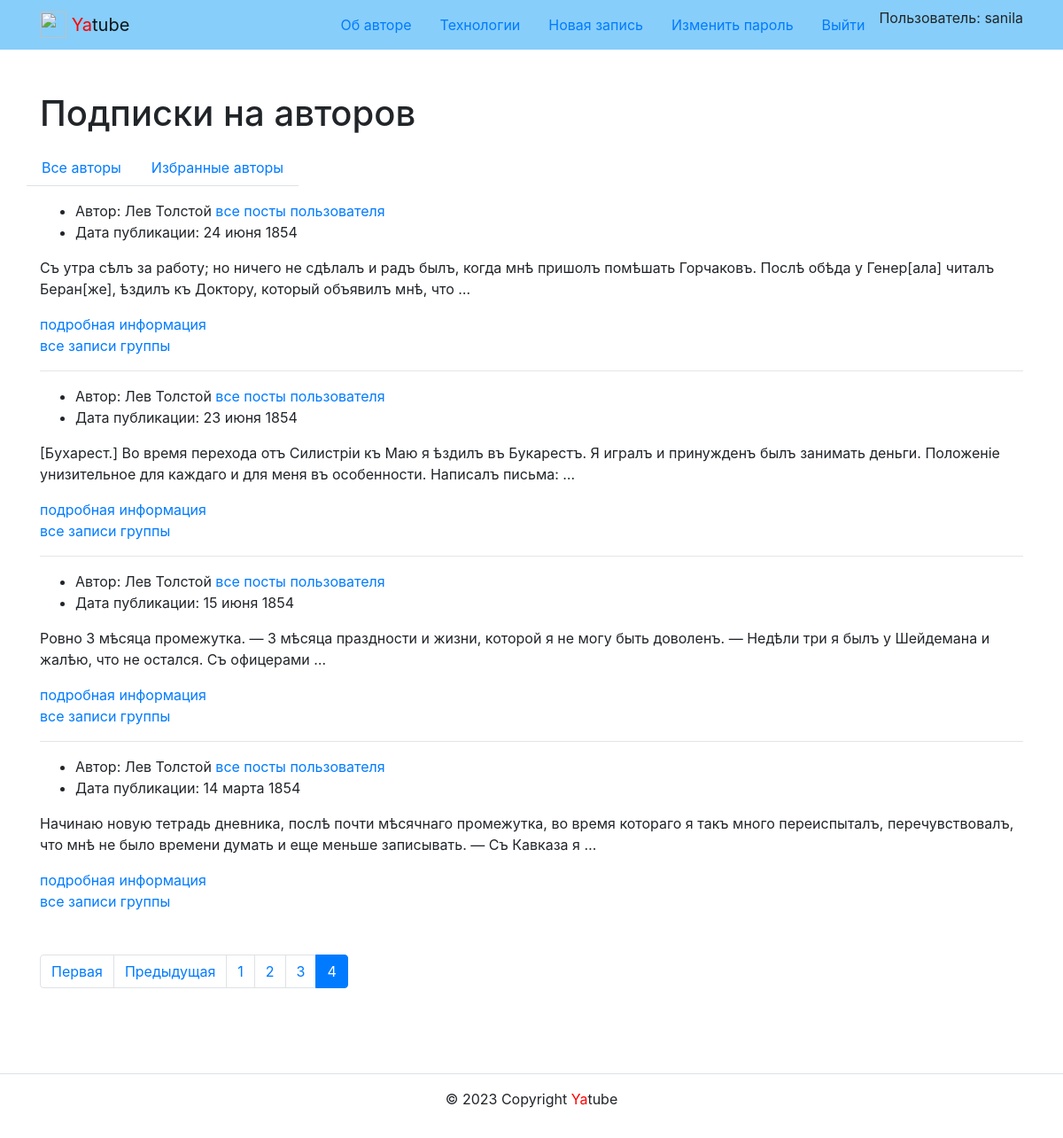
Screenshot of /follow/?page=4 (signed in) with the database file from the repository.
### posts/models.py (models this page shows, shortened)
class Post(models.Model):
    text = models.TextField(
        verbose_name='Текст поста',
        help_text='Введите текст поста'
    )
    pub_date = models.DateTimeField(
        auto_now_add=True,
        verbose_name='Дата публикации'
    )
    author = models.ForeignKey(
        User,
        on_delete=models.CASCADE,
        related_name='posts',
        verbose_name='Автор'
    )
    group = models.ForeignKey(
        Group,
        blank=True,
        null=True,
        on_delete=models.SET_NULL,
        related_name='posts',
        verbose_name='Группа',
        help_text='Группа, к которой будет относится пост'
    )
    image = models.ImageField(
        'Картинка',
        upload_to='posts/',
        blank=True
    )
    class Meta:
        ordering = ['-pub_date']
        verbose_name = 'Сообщения'
        verbose_name_plural = 'Сообщения'

### posts/views.py (the view)
# urls.py: path('follow/', views.follow_index, name='follow_index'),
@login_required
def follow_index(request):
    post_list = Post.objects.select_related('author', 'group').filter(
        author__following__user=request.user)
    page_obj = paginator(request, post_list)
    context = {
        'page_obj': page_obj,
    }
    return render(request, 'posts/follow.html', context)

### core/context_processors/year.py (called while the page is built)
def year(request):
    tz = pytz.timezone('Europe/Moscow')
    dt = datetime.now(tz)
    year = dt.year
    return {
        'year': year
    }

### posts/views.py (called while the page is built)
def paginator(request, posts):
    paginator = Paginator(posts, SELECT_LIMIT)
    page_number = request.GET.get('page')
    page_obj = paginator.get_page(page_number)
    return page_obj

### templates/posts/follow.html (shortened to what this page needs)
{% extends 'base.html'%}
{% block content %}
  <div class="container py-5">
    <h1>Подписки на авторов</h1>
    <article>
      {% include 'posts/includes/switcher.html' %}
      {% for post in page_obj %}
        {% include 'includes/post.html' %}
        {% if post.group %}
          <a href="{% url 'posts:group_list' post.group.slug %}">все записи группы</a>
        {% endif %}
        {% if not forloop.last %}<hr>{% endif %}
      {% endfor %}
      {% include 'posts/includes/paginator.html' %}
    </article>
  </div>
{% endblock %}

### templates/includes/header.html (shortened to what this page needs)
{% load static %}
<nav class="navbar navbar-light" style="background-color: lightskyblue">
  <div class="container">
    <a class="navbar-brand" href="{% url 'posts:index' %}">
      <img src="{% static 'img/logo.png' %}" width="30" height="30" class="d-inline-block align-top" alt="">
      <span style="color:red">Ya</span>tube
    </a>
    {% with request.resolver_match.view_name as view_name %}
    <ul class="nav nav-pills">
      <li class="nav-item">
        <a class="nav-link {% if view_name  == 'about:author' %}active{% endif %}" href="{% url 'about:author' %}">Об авторе</a>
      </li>
      <li class="nav-item">
        <a class="nav-link {% if view_name  == 'about:tech' %}active{% endif %}" href="{% url 'about:tech' %}">Технологии</a>
      </li>
      {% if request.user.is_authenticated %}
      <li class="nav-item">
        <a class="nav-link {% if view_name  == 'posts:post_create' %}active{% endif %}" href="{% url 'posts:post_create' %}">Новая запись</a>
      </li>
      <li class="nav-item">
        <a class="nav-link link-light {% if view_name  == 'users:password_change' %}active{% endif %}" href="{% url 'users:password_change' %}">Изменить пароль</a>
      </li>
      <li class="nav-item">
        <a class="nav-link link-light {% if view_name  == 'users:logout' %}active{% endif %}" href="{% url 'users:logout' %}">Выйти</a>
      </li>
      <li>
        Пользователь: {{ user.username }}
      </li>
      {% endif %}
    </ul>
    {% endwith %}
  </div>
</nav>

### templates/includes/post.html (shortened to what this page needs)
{% load thumbnail %}
<ul>
  {% if not is_profile %}
    <li>
        Автор: {{ post.author.get_full_name }}
        <a href="{% url 'posts:profile' post.author %}">все посты пользователя</a>
    </li>
    {% endif %}
    <li>
      Дата публикации: {{ post.pub_date|date:"d E Y" }}
    </li>
</ul>
<p>{{ post.text|truncatewords:30 }}</p>
<a href="{% url 'posts:post_detail' post.id %}">подробная информация</a><br>

### rows the page displays
Post: author.get_full_name "Лев Толстой", pub_date "24 июня 1854", text "Съ утра сѣлъ за работу; но ничего не сдѣлалъ и радъ былъ, когда мнѣ пришолъ помѣшать Горчаковъ. Послѣ обѣда у Генер[ала] читалъ Беран[же], ѣздилъ къ Доктору, который объявилъ мнѣ, что …", shows "все записи группы"
Post: author.get_full_name "Лев Толстой", pub_date "23 июня 1854", text "[Бухарест.] Во время перехода отъ Силистріи къ Маю я ѣздилъ въ Букарестъ. Я игралъ и принужденъ былъ занимать деньги. Положеніе унизительное для каждаго и для меня въ особенности. Написалъ письма: …", shows "все записи группы"
Post: author.get_full_name "Лев Толстой", pub_date "15 июня 1854", text "Ровно 3 мѣсяца промежутка. — 3 мѣсяца праздности и жизни, которой я не могу быть доволенъ. — Недѣли три я былъ у Шейдемана и жалѣю, что не остался. Съ офицерами …", shows "все записи группы"
Post: author.get_full_name "Лев Толстой", pub_date "14 марта 1854", text "Начинаю новую тетрадь дневника, послѣ почти мѣсячнаго промежутка, во время котораго я такъ много переиспыталъ, перечувствовалъ, что мнѣ не было времени думать и еще меньше записывать. — Съ Кавказа я …", shows "все записи группы"

### other values shown
{{ user.username }} "sanila"
{{ i }} "1" "2" "3"
{{ i }} "4"
